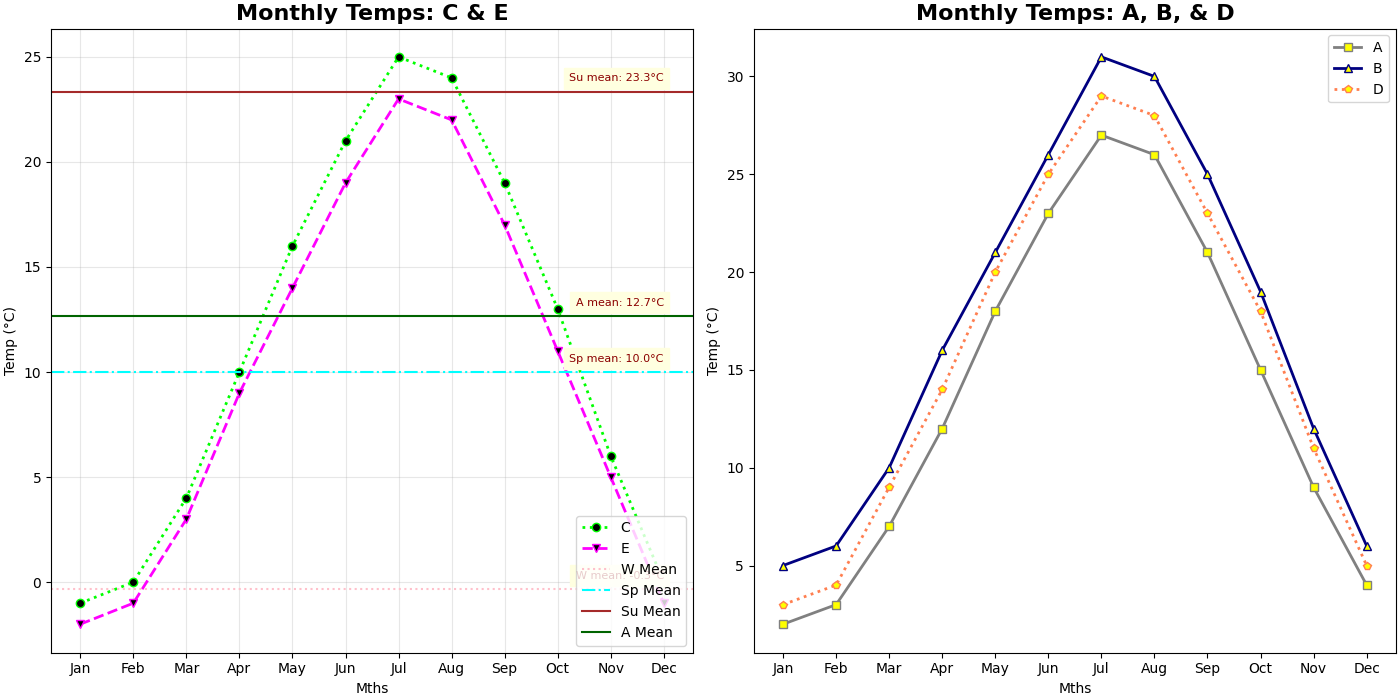

The Python source for this figure:
import matplotlib.pyplot as plt
import numpy as np

months = ['Jan', 'Feb', 'Mar', 'Apr', 'May', 'Jun', 'Jul', 'Aug', 'Sep', 'Oct', 'Nov', 'Dec']
city_a_temps = [2, 3, 7, 12, 18, 23, 27, 26, 21, 15, 9, 4]
city_b_temps = [5, 6, 10, 16, 21, 26, 31, 30, 25, 19, 12, 6]
city_c_temps = [-1, 0, 4, 10, 16, 21, 25, 24, 19, 13, 6, 0]
city_d_temps = [3, 4, 9, 14, 20, 25, 29, 28, 23, 18, 11, 5]
city_e_temps = [-2, -1, 3, 9, 14, 19, 23, 22, 17, 11, 5, -1]

fig, axs = plt.subplots(1, 2, figsize=(14, 7), constrained_layout=True)

axs[0].plot(months, city_c_temps, ':o', color='lime', label='C', linewidth=2, markerfacecolor='black')
axs[0].plot(months, city_e_temps, '--v', color='magenta', label='E', linewidth=2, markerfacecolor='black')

winter_mean = np.mean(city_c_temps[0:2] + city_c_temps[11:])
spring_mean = np.mean(city_c_temps[2:5])
summer_mean = np.mean(city_c_temps[5:8])
autumn_mean = np.mean(city_c_temps[8:11])

axs[0].axhline(y=winter_mean, color='pink', linestyle=':', label='W Mean')
axs[0].axhline(y=spring_mean, color='cyan', linestyle='-.', label='Sp Mean')
axs[0].axhline(y=summer_mean, color='brown', linestyle='-', label='Su Mean')
axs[0].axhline(y=autumn_mean, color='darkgreen', linestyle='-', label='A Mean')

axs[0].set_title('Monthly Temps: C & E', fontsize=16, fontweight='bold')
axs[0].set_xlabel('Mths', fontsize=10)
axs[0].set_ylabel('Temp (°C)', fontsize=10)
axs[0].set_xticks(np.arange(len(months)))
axs[0].set_xticklabels(months)
axs[0].grid(True, linestyle='-', alpha=0.3)
axs[0].legend(loc='lower right', fontsize=10)

season_annot = [('W', winter_mean), ('Sp', spring_mean), ('Su', summer_mean), ('A', autumn_mean)]
for season, mean_temp in season_annot:
    axs[0].text(len(months)-1, mean_temp + 0.5, f'{season} mean: {mean_temp:.1f}°C', 
                fontsize=8, color='darkred', ha='right', backgroundcolor='lightyellow')

axs[1].plot(months, city_a_temps, '-s', color='gray', label='A', linewidth=2, markerfacecolor='yellow')
axs[1].plot(months, city_b_temps, '-^', color='navy', label='B', linewidth=2, markerfacecolor='yellow')
axs[1].plot(months, city_d_temps, ':p', color='coral', label='D', linewidth=2, markerfacecolor='yellow')

axs[1].set_title('Monthly Temps: A, B, & D', fontsize=16, fontweight='bold')
axs[1].set_xlabel('Mths', fontsize=10)
axs[1].set_ylabel('Temp (°C)', fontsize=10)
axs[1].set_xticks(np.arange(len(months)))
axs[1].set_xticklabels(months)
axs[1].grid(False)
axs[1].legend(loc='upper right', fontsize=10)

plt.show()
